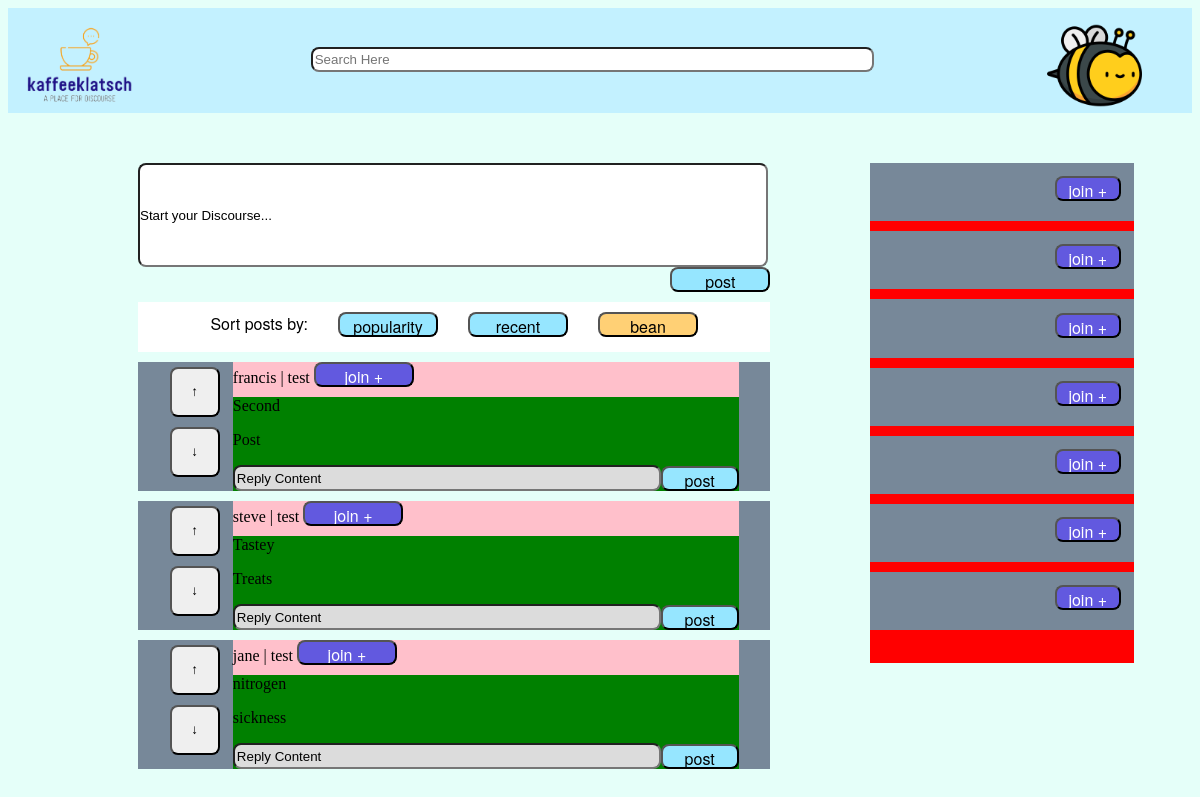
Page /feed (signed in) on the committed database.
### kaffeeklatsch/models/models.py (models this page shows)
class Post(db.Model):
    title = db.Column(db.Text, nullable=False)
    content = db.Column(db.Text, nullable=False)
    posting_user = db.Column(db.Text, db.ForeignKey('user_access.username'), nullable=False)
    posted_date = db.Column(db.DateTime, nullable=False, default=datetime.utcnow)
    community = db.Column(db.Text, nullable=False)
    UUID = db.Column(db.Integer, nullable=False, primary_key=True, unique=True)
    def __repr__(self):
        return f"""\nPost {self.UUID}:
        \n\t-author: {self.posting_user}
        \n\t-posted_date: {self.posted_date}
        \n\t-community: {self.community}
        \n\t-content: {self.content}
        \n"""

### kaffeeklatsch/routes.py (the view)
@app.route('/feed')
def feed():
    if (current_user.is_authenticated == False):
      return redirect(url_for('login'))
    sortPostForm = SortPostForm()
    replyForm = ReplyForm()
    makePostForm = MakePostForm()
    communityPainForm = CommunityPainForm()
    posts = Post.query.all()
    print(posts)
    return render_template('feed.html', makePostForm=makePostForm, sortPostForm=sortPostForm, replyForm=replyForm, communityPainForm=communityPainForm, posts=posts)

### kaffeeklatsch/forms/SortPostForm.py
class SortPostForm(FlaskForm):
    popularity = SubmitField('popularity')
    recent = SubmitField('recent')
    bean = SubmitField('bean')

### kaffeeklatsch/forms/ReplyForm.py
class ReplyForm(FlaskForm):
    post = SubmitField('post')
    join = SubmitField('join +')
    replyContent = StringField('reply', default='Reply Content')
    upArrow = SubmitField('↑')
    downArrow = SubmitField('↓')

### kaffeeklatsch/models/models.py (called while the page is built)
@login_manager.user_loader
def load_user(username):
    return User.query.get(username)

### kaffeeklatsch/templates/feed.html
{% extends 'base.html' %}
{% import 'make_post.html' as makePostTemplate %}
{% import 'sort_post.html' as sortPostTemplate %}
{% import 'post_reply.html' as post_reply %}
{% import 'random_component2.html'as rando_component2 %}
{% block addedCSS %}
<link rel="stylesheet" href="{{ url_for('static', filename='css/feed.css') }}" /> {% endblock %}
{% block search %}
<div class="search-container" id="search-container">
    <input id="search-input" type="search" id="form1" class="form-control" placeholder="Search Here"/>
</div>
{% endblock %}
{% block avatar %}
<img class="avatar" src="{{ url_for('static', filename='assets/imagefiles/Profile/bee.png') }}" />
{% endblock %}
{% block body %}
<div class="page">
    <body>
        <div class="content-view">
            <div class="post-pane">
                <form method="POST">
                    {{ makePostTemplate.make_post(makePostForm) }}
                    {{ sortPostTemplate.sort_post(sortPostForm) }}
                </form>
                {% for post in posts %}
                    {{ post_reply.post_reply(replyForm, post) }}
                {% endfor %}
            </div>
            <div class="community-pain">
                {{ rando_component2.second_thing(communityPainForm) }}
                {{ rando_component2.second_thing(communityPainForm) }}
                {{ rando_component2.second_thing(communityPainForm) }}
                {{ rando_component2.second_thing(communityPainForm) }}
                {{ rando_component2.second_thing(communityPainForm) }}
                {{ rando_component2.second_thing(communityPainForm) }}
                {{ rando_component2.second_thing(communityPainForm) }}
            </div>
        </div>
    </body>
</div>
{% endblock %}

### kaffeeklatsch/templates/post_reply.html
{% macro post_reply(replyForm, postObject) %}
{% import 'post.html' as replyTemplate %}
<form method="POST">
    {{ replyTemplate.post(replyForm, postObject) }}
</form>
{% endmacro %}

### kaffeeklatsch/templates/post.html
{% macro post(replyForm, postObject) %}
<link rel="stylesheet" href="{{ url_for('static', filename='css/post.css') }}" />
<div class="post-wrapper">
    <div class="vote-panel">
        {{ replyForm.upArrow(class="vote-button button") }}
        {{ replyForm.downArrow(class="vote-button button") }}
    </div>
    <div class="post-panel">
        <div class="post-panel__top-line">
            <span class="owner-name">{{ postObject.posting_user }}</span> | <span class="community-content">{{ postObject.community }}</span>
            {{ replyForm.join(class="button-style-a") }}
        </div>
        <div class="post-panel__title-line">
            <span class="post-title">{{ postObject.title }}</span>
        </div>
        <div class="post-panel__post-content">
            <p class="post-content">{{ postObject.content }}</p>
        </div>
        <div class="post-panel__reply-line">
            {{ replyForm.replyContent(class="reply-content") }}
            {{ replyForm.post(class="button-style-b") }}
        </div>
    </div>
</div>
{% endmacro %}

### kaffeeklatsch/static/css/globalstylesheet.css (style rules this page uses)
body { background-color: #E5FFF9 }
.avatar { height: 100%; float: right; margin-right: 50px; }
.page { margin: 0px; height: 100vh; padding-top: 50px; }
.button-style-a { width: 100px; height: 25px; top: 225px; border-radius: 8px; background-color: #6259df; font-family: "Helvetica Neue", "Arial", sans-serif; font-size: medium; color: white; }
.button-style-b { width: 100px; height: 25px; top: 225px; border-radius: 8px; background-color: #96E6FF; font-family: "Helvetica Neue", "Arial", sans-serif; font-size: medium; color: black; margin-left: 30px; }
.button-style-bean { width: 100px; height: 25px; top: 225px; border-radius: 8px; background-color: #FFD075; font-family: "Helvetica Neue", "Arial", sans-serif; font-size: medium; color: black; margin-left: 30px; }

### kaffeeklatsch/static/css/forms.css (style rules this page uses)
input { margin-bottom: 10px; border-radius: 8px; height: 25px; width: 230px; }

### kaffeeklatsch/static/css/feed.css (style rules this page uses)
.content-view { display: flex; }
.post-pane { display: inline-block; width: 60%; }
.community-pain { display: inline-block; background-color: red; margin-left: 100px; width: 25%; height: 500px; }
#search-container { display: inline-block; text-align: center; width: 60%; }
#search-input { background-color: white; width: 80%; }

### kaffeeklatsch/static/css/sort_post.css (style rules this page uses)
#postContent { left: 10px; }

### kaffeeklatsch/static/css/make_post.css (style rules this page uses)
.make-post-wrapper .post-content { display: block; width: 99%; margin: 0; padding: 0; height: 100px; }
.make-post-wrapper .make-button { float: right; }

### kaffeeklatsch/static/css/post.css (style rules this page uses)
.post-wrapper { background-color: lightslategray; display: flex; justify-content: center; align-items: center; margin-bottom: 10px; }
.post-wrapper .vote-panel input { width: 50px; height: 50px; }
.post-wrapper .vote-panel { align-items: center; display: inline-block; width: 10%; }
.post-wrapper .vote-panel .vote-button { display: block; }
.post-wrapper .post-panel { display: inline-block; width: 80%; background-color: green; }
.post-panel .post-panel__reply-line { display: flex; justify-content: center; align-items: center; }
.post-wrapper .post-panel #replyContent { width: 500px; margin: auto; }
.post-wrapper .post-panel #post { width: 90px; margin: auto; }
.post-panel__top-line { background-color: pink; }
#replyContent { width: 80%; height: 20px; top: 470px; left: 150px; background-color: gainsboro; }

### kaffeeklatsch/static/css/community-pain.css (style rules this page uses)
.community-pain-wrapper .community-button { margin-top: 5%; margin-left: 70%; margin-right: 5%; }

### rows in the picture
Post: posting_user "francis", community "test", title "Second", content "Post", replyContent "Reply Content"
Post: posting_user "steve", community "test", title "Tastey", content "Treats", replyContent "Reply Content"
Post: posting_user "jane", community "test", title "nitrogen", content "sickness", replyContent "Reply Content"
